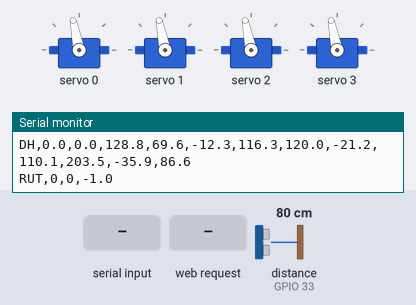
A sketch run on a simulated ESP32. Parts: 4 × servo, the last lines printed to the serial monitor. Inputs (shaded band) come from the test bench; at power-on: distance to the obstacle (sensor on GPIO 33) 80 cm. The echo pulse lasts 58.3 µs per cm; WiFi joins after 1.5 s; servers stay silent unless stated.

Above: at 3.1 s.
3.2 s: "HOME\n" received over Serial
At 5.7 s:
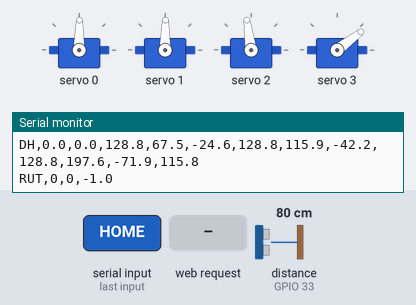
6.2 s: "AUTO\n" received over Serial
At 7.3 s:
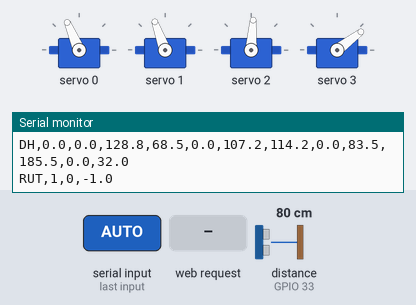
9.2 s: HTTP request GET /STOP received
12.2 s: "STOP\n" received over Serial
At 12.2 s:
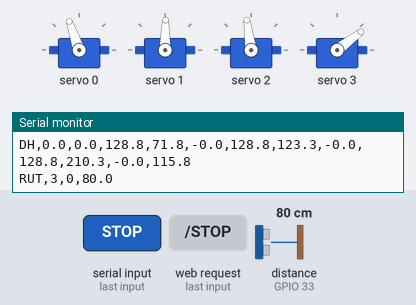
13.7 s: HTTP request GET /S received
Timing chart, 0 to 16.2 s (numbered marks = the images above; inputs shaded):
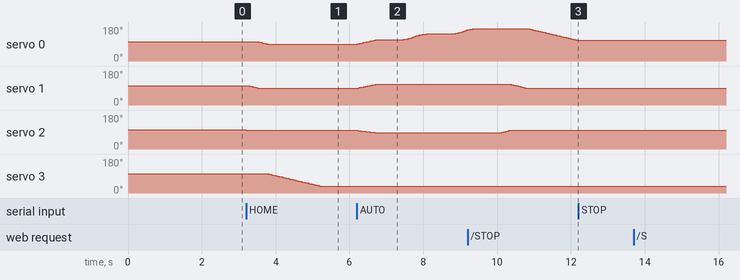

Measured:
- after the input at 3.2 s, servo 0: moves from 101° to 89° over 0.23 s, starting after 0.35 s; servo 1: moves from 101° to 89° over 0.23 s, starting after 0.09 s; servo 2: 101° → 98° at once; servo 3: moves from 101° to 37° over 1.4 s, starting after 0.61 s
- after the input at 6.2 s, servo 0: moves from 89° to 165° over 3.0 s, starting at once; servo 1: moves from 89° to 110° over 0.53 s, starting at once; servo 2: moves from 98° to 86° over 0.50 s, starting at once
- after the input at 12.2 s, servo 0: stays 109° (without the input it goes to 108° after 0.01 s)

The sketch:

src.ino
```cpp
// ##########################################################################
// >>> ARCHIVO 9: PickAndPlace.ino
// ##########################################################################
#include "config.h"
#include "Driver_servos.h"
#include "Driver_sensor.h"
#include "Modelo_cinematica.h"
#include "Controlador_comandos.h"
#include "Modelo_brazo.h"
#include "Vista_telemetria.h"
#include "driver_wifi.h"


void setup() {
    vistaIniciar();
    iniciarSensor();
    iniciarServos();
    servicioDeFondo = servicioDuranteMovimiento;   // Telemetria y STOP durante los movimientos
    Enlace.iniciar(WIFI_SSID, WIFI_CLAVE, AP_SSID, AP_CLAVE, WIFI_PUERTO, WIFI_TIMEOUT_MS);
    autopruebaCinematica();

    if (configuracionLista()) {
        Serial.println("[OK] Configuracion completa.");
    }
    mostrarAyuda();
    emitirTelemetria();
}

void loop() {
    emitirTelemetriaPeriodica();
    procesarPuertoSerie();
}
```

Controlador_comandos.h
```cpp
// ##########################################################################
// >>> ARCHIVO 8: Controlador_Comandos (.h y .cpp)
// ##########################################################################
#pragma once
#include "Controlador_rutina.h"
#include "Modelo_cinematica.h"
/**
 * @brief Servicio durante un movimiento: envia la telemetria periodica y atiende STOP.
 *        Mientras el brazo se mueve, cualquier otro comando se rechaza con ERR,OCUPADO.
 */
void servicioDuranteMovimiento() {
    emitirTelemetriaPeriodica();

    if (Enlace.available() > 0) {
        String linea = Enlace.readStringUntil('\n');
        linea.trim();
        linea.toUpperCase();
        if (linea == "STOP" || linea == "S") {
            detenerRutina = true;
            Enlace.println("[AVISO] STOP: movimiento detenido por el usuario.");
            responderOK("STOP");
        } else if (linea.length() > 0) {
            responderError("OCUPADO");
        }
    }
}

// ---- Acciones (las usan tanto la app como el Monitor Serie) ----

void comandoHome() {
    estadoActual = "HOME";
    emitirTelemetria();
    volverAInicio();

    if (detenerRutina) {
        estadoActual = "DETENIDO";
        responderError("DETENIDA");
    } else {
        estadoActual = "IDLE";
        responderOK("HOME");
    }
    emitirTelemetria();
}

void comandoAuto() {
    estadoActual = "RUTINA";
    emitirTelemetria();

    ResultadoRutina resultado = ejecutarRutinaApilado();
    posicionActual = 0;

    switch (resultado) {
        case RUTINA_OK:
            estadoActual = "IDLE";
            Enlace.print("OK,AUTO,");
            Enlace.println(cubosApilados);
            break;
        case RUTINA_DETENIDA:
            estadoActual = "DETENIDO";
            responderError("DETENIDA");
            break;
        case RUTINA_CONFIG:
            estadoActual = "IDLE";
            responderError("CONFIG");
            break;
        case RUTINA_ALCANCE:
            estadoActual = "IDLE";
            responderError("ALCANCE");
            break;
        case RUTINA_ERROR:
            estadoActual = "ERROR";
            responderError("MOVIMIENTO");
            break;
    }
    emitirTelemetria();
}

/**
 * @brief Control manual de un servo desde la app. Respeta el rango seguro de cada servo.
 */
void comandoServo(int canal, int angulo) {
    if (canal < 0 || canal >= CANTIDAD_SERVOS) {
        responderError("CANAL");
        return;
    }

    int minimo = (canal == PINZA) ? LIMITE_PINZA_MIN : (int)LIMITE_SERVO_MIN[canal];
    int maximo = (canal == PINZA) ? LIMITE_PINZA_MAX : (int)LIMITE_SERVO_MAX[canal];
    if (angulo < minimo || angulo > maximo) {
        Enlace.print("ERR,RANGO,");
        Enlace.print(canal);
        Enlace.print(",");
        Enlace.print(minimo);
        Enlace.print("-");
        Enlace.println(maximo);
        return;
    }

    estadoActual = "MANUAL";
    emitirTelemetria();
    moverServoSuavemente(canal, angulo, PAUSA_PASO_ARTICULAR_MS);

    if (detenerRutina) {
        estadoActual = "DETENIDO";
        responderError("DETENIDA");
    } else {
        estadoActual = "IDLE";
        Enlace.print("OK,S,");
        Enlace.print(canal);
        Enlace.print(",");
        Enlace.println(angulo);
    }
    emitirTelemetria();
}

// ---- Lectura de comandos ----

void procesarPuertoSerie() {
    if (Enlace.available() <= 0) return;

    String entrada = Enlace.readStringUntil('\n');
    entrada.trim();
    if (entrada.length() == 0) return;
    detenerRutina = false;   // Cada orden nueva parte sin STOP activo

    // 1. Protocolo de la app: HOME, AUTO, STOP, S,<canal>,<angulo>
    String mayusculas = entrada;
    mayusculas.toUpperCase();

    if (mayusculas == "HOME") {
        comandoHome();
        return;
    }
    if (mayusculas == "AUTO") {
        comandoAuto();
        return;
    }
    if (mayusculas == "STOP") {
        responderOK("STOP");
        return;
    }
    if (mayusculas.startsWith("S,")) {
        int canal;
        int angulo;
        if (sscanf(mayusculas.c_str(), "S,%d,%d", &canal, &angulo) == 2) {
            comandoServo(canal, angulo);
        } else {
            responderError("FORMATO");
        }
        return;
    }

    // 2. Comandos del Monitor Serie (calibracion y pruebas)
    entrada.toLowerCase();

    if (entrada == "i") {
        comandoAuto();
        return;
    }
    if (entrada == "h") {
        comandoHome();
        return;
    }
    if (entrada == "f") {
        mostrarEstado();
        return;
    }
    if (entrada == "c") {
        if (configuracionLista()) validarRutina();
        return;
    }
    if (entrada == "d") {
        float distancia = medirDistanciaCm();
        ultimaDistanciaCm = distancia;
        if (distancia > 0.0f) {
            Enlace.print("[INFO] Distancia: ");
            Enlace.print(distancia, 1);
            Enlace.print(" cm -> ");
            Enlace.println(hayObjeto(distancia) ? "OBJETO DETECTADO" : "vacio");
        }
        return;
    }
    if (entrada == "s") {
        Enlace.println("[INFO] No hay ningun movimiento en curso.");
        return;
    }

    // Ir a un punto: g x y z
    if (entrada.startsWith("g")) {
        Punto destino;
        if (sscanf(entrada.c_str(), "g %f %f %f", &destino.x, &destino.y, &destino.z) == 3) {
            estadoActual = "MANUAL";
            moverAPuntoArticular(destino);
            estadoActual = detenerRutina ? "DETENIDO" : "IDLE";
        } else {
            Enlace.println("[AVISO] Formato invalido. Usa: g x y z   (ej: g 110 -50 85)");
        }
        return;
    }

    // Control manual sin restricciones (0-180), para calibrar: <servo> <angulo>
    int canal;
    float angulo;
    if (sscanf(entrada.c_str(), "%d %f", &canal, &angulo) != 2) {
        responderError("COMANDO");
        Enlace.println("[AVISO] Comando invalido. App: HOME, AUTO, STOP, S,<canal>,<angulo>. Monitor Serie: 'i', 'h', 'd', 'f', 'c', 'g x y z' o '<servo> <angulo>'");
        return;
    }
    if (canal < 0 || canal >= CANTIDAD_SERVOS) {
        Enlace.println("[ERROR] Servo fuera de rango (0-3).");
        return;
    }
    if (angulo < 0.0f || angulo > 180.0f) {
        Enlace.println("[ERROR] Angulo fuera de rango (0-180).");
        return;
    }

    Enlace.print("[INFO] Moviendo Servo ");
    Enlace.print(canal);
    Enlace.print(" a ");
    Enlace.println(angulo, 1);
    estadoActual = "MANUAL";
    moverServoSuavemente(canal, angulo, PAUSA_PASO_ARTICULAR_MS);
    estadoActual = detenerRutina ? "DETENIDO" : "IDLE";
}
```

Modelo_brazo.h
```cpp
// ##########################################################################
// >>> ARCHIVO 3: Modelo_Brazo (.h y .cpp)
// ##########################################################################
#pragma once
#include "config.h"
#include "Modelo_cinematica.h"

// Estado del brazo: angulo actual de cada servo (grados)
struct Pose {
    float angulos[CANTIDAD_SERVOS];
};

Pose poseActual;
int cubosApilados = 0;          // Cubos que ya hay en la pila (define la altura del siguiente)
bool detenerRutina = false;     // Se activa con el comando 's' (STOP)


// Estado que se informa a la app (mensajes STAT y RUT)
const char* estadoActual = "IDLE";   // IDLE, RUTINA, HOME, MANUAL, DETENIDO, ERROR
int posicionActual = 0;              // Posicion que se esta revisando (1 a CANTIDAD_POSICIONES); 0 = ninguna
float ultimaDistanciaCm = -1.0f;     // Ultima lectura del sensor (-1 = sin lectura)

/**
 * @brief Posicion actual del punto de agarre, calculada con la cinematica directa
 *        a partir de los angulos de servo. Requiere la calibracion.
 */
bool obtenerPuntoActual(Punto& punto) {
    float q[CANTIDAD_ARTICULACIONES];
    for (int j = 0; j < CANTIDAD_ARTICULACIONES; j++) {
        if (!definido(SERVO_OFFSET[j]) || !definido(SERVO_SIGNO[j])) return false;
        q[j] = servoAArticulacion(j, poseActual.angulos[j]);
    }
    punto = posicionDe(cinematicaDirecta(q));
    return true;
}
```

Modelo_cinematica.h
```cpp
// ##########################################################################
// >>> ARCHIVO 2: Modelo_Cinematica (.h y .cpp)
// ##########################################################################
#pragma once
#include "config.h"
#include <math.h>
// Tipos de datos. Van antes de cualquier funcion para que el IDE de Arduino
// los conozca al generar los prototipos.

struct Punto {
    float x;
    float y;
    float z;
};

struct Matriz4 {
    float m[4][4];
};

// Resultado de calcular los angulos de servo para un punto
enum EstadoIK {
    IK_OK = 0,
    IK_FUERA_DE_ALCANCE,
    IK_SIN_CALIBRACION,
    IK_FUERA_DE_LIMITES
};


// Resultado de ejecutar la rutina de apilado
enum ResultadoRutina {
    RUTINA_OK = 0,
    RUTINA_CONFIG,      // faltan datos en la configuracion
    RUTINA_ALCANCE,     // algun punto o tramo es inalcanzable
    RUTINA_ERROR,       // fallo durante el movimiento
    RUTINA_DETENIDA     // el usuario envio STOP
};
// Funcion que el driver llama en cada paso de un movimiento (telemetria y STOP)
typedef void (*FuncionDeServicio)();

// Parametros derivados del tramo de la garra (fila 4 de la tabla D-H)
static const float GARRA_A4  = sqrtf(GARRA_DELTA_X * GARRA_DELTA_X + GARRA_DELTA_H * GARRA_DELTA_H);
static const float GARRA_PHI = atan2f(GARRA_DELTA_H, GARRA_DELTA_X);   // radianes

inline bool definido(float valor) {
    return !isnan(valor);
}

// >>> MODELO_CINEMATICA_INICIO
float normalizar180(float grados) {
    while (grados > 180.0f) grados -= 360.0f;
    while (grados <= -180.0f) grados += 360.0f;
    return grados;
}

/**
 * @brief Matriz de transformacion D-H estandar: Rz(theta) * Tz(d) * Tx(a) * Rx(alpha).
 */
Matriz4 matrizDH(float thetaRad, float d, float a, float alphaRad) {
    const float ct = cosf(thetaRad);
    const float st = sinf(thetaRad);
    const float ca = cosf(alphaRad);
    const float sa = sinf(alphaRad);
    Matriz4 A = {{
        {ct, -st * ca,  st * sa, a * ct},
        {st,  ct * ca, -ct * sa, a * st},
        {0.0f, sa,      ca,      d},
        {0.0f, 0.0f,    0.0f,    1.0f}
    }};
    return A;
}

Matriz4 multiplicar(const Matriz4& A, const Matriz4& B) {
    Matriz4 C;
    for (int i = 0; i < 4; i++) {
        for (int j = 0; j < 4; j++) {
            float suma = 0.0f;
            for (int k = 0; k < 4; k++) {
                suma += A.m[i][k] * B.m[k][j];
            }
            C.m[i][j] = suma;
        }
    }
    return C;
}

/**
 * @brief Cinematica directa por D-H. Entrega las transformaciones acumuladas:
 *        T[0] = base, T[1] = hombro, T[2] = codo, T[3] = muneca, T[4] = garra (T04 completa).
 * @param qGrados Articulaciones [q1, q2, q3] en grados.
 */
void cadenaDH(const float qGrados[], Matriz4 T[5]) {
    const Matriz4 identidad = {{
        {1.0f, 0.0f, 0.0f, 0.0f},
        {0.0f, 1.0f, 0.0f, 0.0f},
        {0.0f, 0.0f, 1.0f, 0.0f},
        {0.0f, 0.0f, 0.0f, 1.0f}
    }};
    const Matriz4 A1 = matrizDH(qGrados[BASE] * DEG_TO_RAD,   ALTURA_HOMBRO, 0.0f,               90.0f * DEG_TO_RAD);
    const Matriz4 A2 = matrizDH(qGrados[HOMBRO] * DEG_TO_RAD, 0.0f,          LONGITUD_BRAZO,     0.0f);
    const Matriz4 A3 = matrizDH(qGrados[CODO] * DEG_TO_RAD,   0.0f,          LONGITUD_ANTEBRAZO, 0.0f);
    const Matriz4 A4 = matrizDH(-GARRA_PHI,                   0.0f,          GARRA_A4,           0.0f);

    T[0] = identidad;
    T[1] = A1;
    T[2] = multiplicar(T[1], A2);
    T[3] = multiplicar(T[2], A3);
    T[4] = multiplicar(T[3], A4);
}

Matriz4 cinematicaDirecta(const float qGrados[]) {
    Matriz4 T[5];
    cadenaDH(qGrados, T);
    return T[4];
}

Punto posicionDe(const Matriz4& T) {
    Punto p = {T.m[0][3], T.m[1][3], T.m[2][3]};
    return p;
}

/**
 * @brief Cinematica inversa analitica (codo arriba) del punto de agarre (x, y, z).
 *
 * Usa las definiciones de la imagen: l = sqrt(x^2 + y^2), h = sqrt(l^2 + z^2),
 * alfa = atan(z / l), beta = acos((L2^2 + h^2 - L3^2) / (2 L2 h)), q1 = atan(y / x),
 * con z medida desde el eje del hombro, L2 = LONGITUD_BRAZO y L3 = distancia del eje del
 * codo al punto de agarre (sqrt((a3 + dx)^2 + dh^2)).
 *
 * DIFERENCIA CON LA IMAGEN: alli q2 = 90 - (alfa + beta) y q3 = alfa + beta. Con la matriz T04
 * (R = a2 c2 + (a3+dx) c23 + dh s23), q2 = alfa + beta es la elevacion del brazo, y q3 es el
 * giro relativo del antebrazo, que NO es alfa + beta (daria siempre q3 = 90 - q2). Aqui q3 se
 * obtiene de la direccion codo -> garra. Se comprueba en autopruebaCinematica().
 *
 * @param objetivo Punto de agarre en mm.
 * @param qGrados  Salida [q1, q2, q3] en grados.
 * @return false si el punto esta fuera del alcance.
 */
bool cinematicaInversa(const Punto& objetivo, float qGrados[]) {
    // Vector codo -> garra visto desde el antebrazo: (a3 + dx, -dh)
    const float ax = LONGITUD_ANTEBRAZO + GARRA_DELTA_X;
    const float ay = -GARRA_DELTA_H;
    const float L2 = LONGITUD_BRAZO;
    const float L3 = sqrtf(ax * ax + ay * ay);
    const float delta = atan2f(ay, ax);

    const float q1 = atan2f(objetivo.y, objetivo.x);
    const float l = sqrtf(objetivo.x * objetivo.x + objetivo.y * objetivo.y);
    const float zr = objetivo.z - ALTURA_HOMBRO;
    const float h = sqrtf(l * l + zr * zr);
    if (h < 1e-3f) return false;

    const float alfa = atan2f(zr, l);
    const float cosBeta = (L2 * L2 + h * h - L3 * L3) / (2.0f * L2 * h);
    if (cosBeta < -1.0f || cosBeta > 1.0f) return false;   // punto fuera del alcance
    const float beta = acosf(cosBeta);

    const float q2 = alfa + beta;                                              // codo arriba
    const float psi = atan2f(zr - L2 * sinf(q2), l - L2 * cosf(q2));           // direccion codo -> garra
    const float q3 = psi - q2 - delta;

    qGrados[BASE] = normalizar180(q1 * RAD_TO_DEG);
    qGrados[HOMBRO] = normalizar180(q2 * RAD_TO_DEG);
    qGrados[CODO] = normalizar180(q3 * RAD_TO_DEG);
    return true;
}

// ---- Conversion articulacion <-> servo (calibracion) ----

bool articulacionAServo(int j, float qGrados, float& servoGrados) {
    if (!definido(SERVO_OFFSET[j]) || !definido(SERVO_SIGNO[j])) return false;
    servoGrados = SERVO_OFFSET[j] + SERVO_SIGNO[j] * SERVO_ESCALA[j] * qGrados;
    return true;
}

float servoAArticulacion(int j, float servoGrados) {
    return (servoGrados - SERVO_OFFSET[j]) / (SERVO_SIGNO[j] * SERVO_ESCALA[j]);
}

/**
 * @brief Punto -> angulos de servo de BASE, HOMBRO y CODO (con comprobacion de alcance y limites).
 */
EstadoIK calcularAngulosServo(const Punto& punto, float servo[]) {
    float q[CANTIDAD_ARTICULACIONES];
    if (!cinematicaInversa(punto, q)) return IK_FUERA_DE_ALCANCE;

    for (int j = 0; j < CANTIDAD_ARTICULACIONES; j++) {
        if (!articulacionAServo(j, q[j], servo[j])) return IK_SIN_CALIBRACION;
    }
    for (int j = 0; j < CANTIDAD_ARTICULACIONES; j++) {
        if (servo[j] < LIMITE_SERVO_MIN[j] || servo[j] > LIMITE_SERVO_MAX[j]) return IK_FUERA_DE_LIMITES;
    }
    return IK_OK;
}

const char* describirEstadoIK(EstadoIK estado) {
    switch (estado) {
        case IK_OK:                return "ok";
        case IK_FUERA_DE_ALCANCE:  return "fuera de alcance";
        case IK_SIN_CALIBRACION:   return "falta calibracion (SERVO_OFFSET / SERVO_SIGNO)";
        case IK_FUERA_DE_LIMITES:  return "fuera de los limites de servo";
    }
    return "desconocido";
}
// <<< MODELO_CINEMATICA_FIN
```

Driver_sensor.h
```cpp
// ##########################################################################
// >>> ARCHIVO 5: Driver_Sensor (.h y .cpp)
// ##########################################################################
#pragma once
#include "config.h"
void iniciarSensor() {
    pinMode(TRIG_PIN, OUTPUT);
    pinMode(ECHO_PIN, INPUT);
    digitalWrite(TRIG_PIN, LOW);
}

/**
 * @brief Mide la distancia con el HC-SR04 y devuelve la mediana de varias lecturas.
 * @return Distancia en cm, o -1 si el sensor no entrego lecturas validas.
 */
float medirDistanciaCm() {
    float muestras[MUESTRAS_SENSOR];
    int validas = 0;

    for (int i = 0; i < MUESTRAS_SENSOR; i++) {
        // Pulso de disparo de 10 microsegundos
        digitalWrite(TRIG_PIN, LOW);
        delayMicroseconds(2);
        digitalWrite(TRIG_PIN, HIGH);
        delayMicroseconds(10);
        digitalWrite(TRIG_PIN, LOW);

        unsigned long duracion = pulseIn(ECHO_PIN, HIGH, TIMEOUT_ECO_US);
        if (duracion > 0) {
            muestras[validas] = duracion * 0.0343f / 2.0f;   // velocidad del sonido en cm/us, ida y vuelta
            validas++;
        }
        delay(PAUSA_ENTRE_MUESTRAS_MS);
    }

    if (validas < 3) {
        Enlace.println("[AVISO] Sensor sin lecturas validas: revisa conexion y divisor de tension.");
        return -1.0f;
    }

    // Ordenar (insercion) y devolver la mediana
    for (int i = 1; i < validas; i++) {
        float valor = muestras[i];
        int j = i - 1;
        while (j >= 0 && muestras[j] > valor) {
            muestras[j + 1] = muestras[j];
            j--;
        }
        muestras[j + 1] = valor;
    }
    return muestras[validas / 2];
}
```

Source omitted: Controlador_rutina.h (16067 bytes), Vista_telemetria.h (5509 bytes), config.h (12943 bytes), Driver_servos.h (4111 bytes), driver_wifi.cpp (4414 bytes), driver_wifi.h (2095 bytes)
